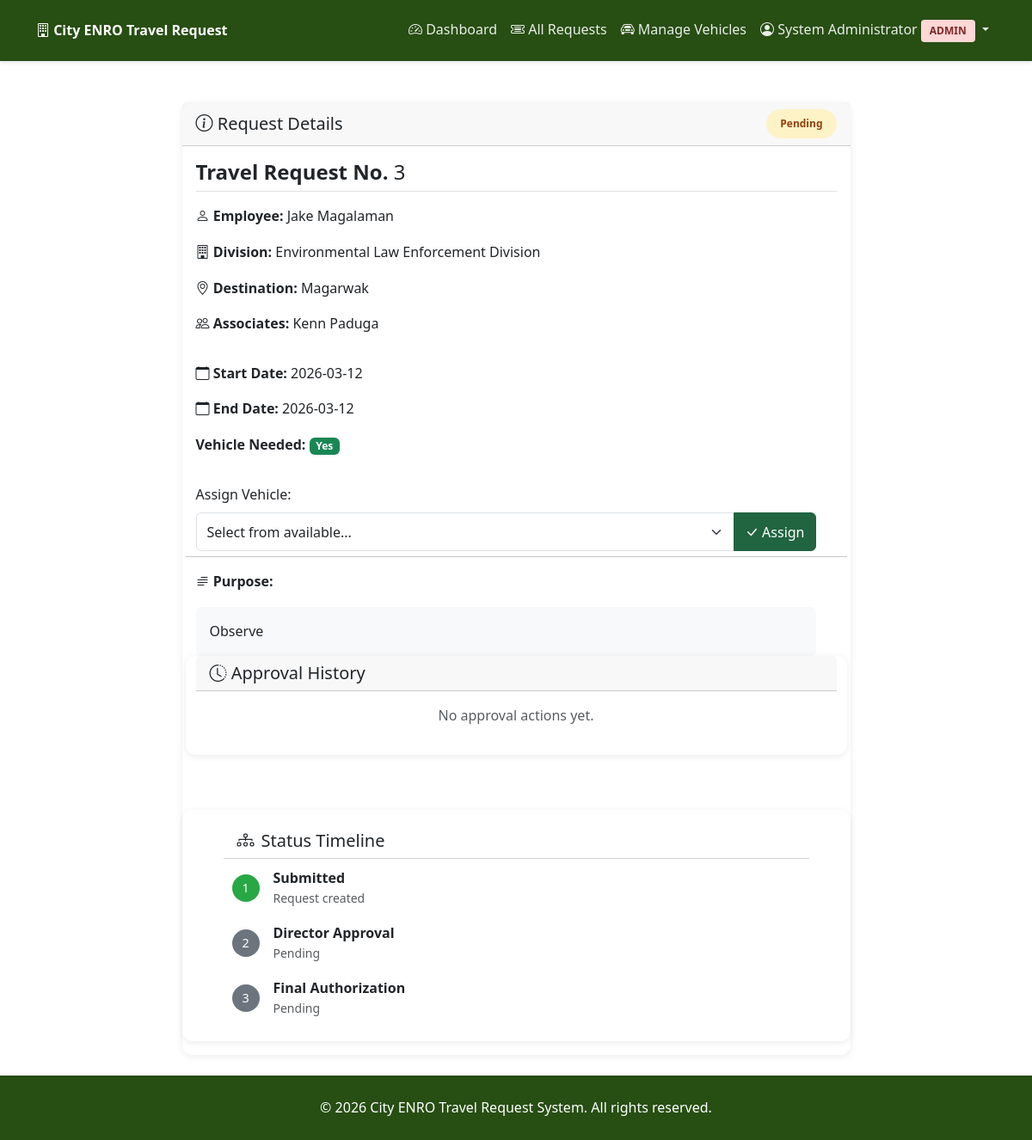
The app's page /tickets/3 (signed in), older data.
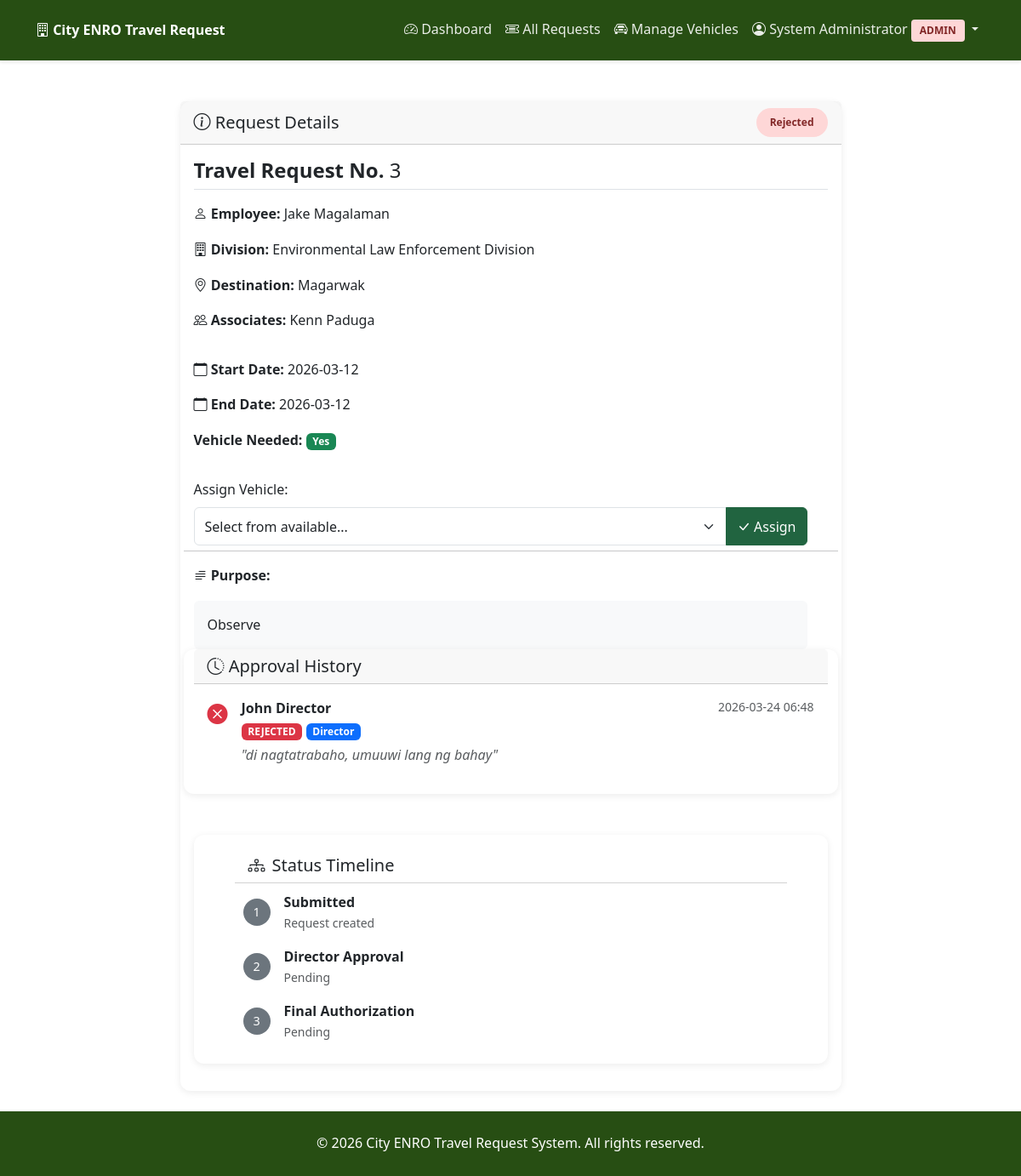
The same page, newer data.
### tables this page shows
CREATE TABLE tickets (
            id INTEGER PRIMARY KEY AUTOINCREMENT,
            user_id INTEGER NOT NULL,
            division_id INTEGER NOT NULL,
            destination VARCHAR(200) NOT NULL,
            purpose TEXT NOT NULL,
            associates TEXT,
            start_date DATE NOT NULL,
            end_date DATE NOT NULL,
            vehicle_needed VARCHAR(10) DEFAULT 'no',
            vehicle_assigned VARCHAR(100),
            status VARCHAR(50) DEFAULT 'pending',
            created_at TIMESTAMP DEFAULT CURRENT_TIMESTAMP,
            updated_at TIMESTAMP DEFAULT CURRENT_TIMESTAMP,
            FOREIGN KEY (user_id) REFERENCES users(id),
            FOREIGN KEY (division_id) REFERENCES divisions(id)
        );

CREATE TABLE users (
            id INTEGER PRIMARY KEY AUTOINCREMENT,
            username VARCHAR(50) UNIQUE NOT NULL,
            password VARCHAR(255) NOT NULL,
            role VARCHAR(50) NOT NULL,
            division_id INTEGER,
            full_name VARCHAR(100) NOT NULL,
            created_at TIMESTAMP DEFAULT CURRENT_TIMESTAMP,
            FOREIGN KEY (division_id) REFERENCES divisions(id)
        );

CREATE TABLE divisions (
            id INTEGER PRIMARY KEY AUTOINCREMENT,
            name VARCHAR(100) NOT NULL
        );

CREATE TABLE approvals (
            id INTEGER PRIMARY KEY AUTOINCREMENT,
            ticket_id INTEGER NOT NULL,
            approver_id INTEGER NOT NULL,
            level VARCHAR(50) NOT NULL,
            action VARCHAR(50) NOT NULL,
            comments TEXT,
            created_at TIMESTAMP DEFAULT CURRENT_TIMESTAMP,
            FOREIGN KEY (ticket_id) REFERENCES tickets(id),
            FOREIGN KEY (approver_id) REFERENCES users(id)
        );

### routes/tickets.py (the view, shortened to what this page needs)
@tickets_bp.route('/<int:ticket_id>')
def view(ticket_id):
    if not require_login():
        return redirect(url_for('auth.login'))
    db_type = get_db_type()
    try:
        conn = get_db_connection()
        cursor = conn.cursor()
        if db_type == 'sqlite':
            cursor.execute("""
                SELECT t.*, u.full_name as user_name, d.name as division_name,
                       v.name as vehicle_name, v.status as vehicle_status
                FROM tickets t
                JOIN users u ON t.user_id = u.id
                JOIN divisions d ON t.division_id = d.id
                LEFT JOIN vehicles v ON t.vehicle_assigned = v.name
                WHERE t.id = ?
            """, (ticket_id,))
        ticket = dict_from_row(cursor.fetchone()) if db_type == 'sqlite' else cursor.fetchone()
        if not ticket:
            flash('Ticket not found', 'danger')
            return redirect(url_for('main.dashboard'))
        if session.get('role') == 'employee' and ticket['user_id'] != session['user_id']:
            flash('Access denied', 'danger')
            return redirect(url_for('main.dashboard'))
        available_vehicles = get_available_vehicles() if session.get('role') == 'admin' else []
        if db_type == 'sqlite':
            cursor.execute("""
                SELECT a.*, u.full_name as approver_name
                FROM approvals a
                JOIN users u ON a.approver_id = u.id
                WHERE a.ticket_id = ?
                ORDER BY a.created_at ASC
            """, (ticket_id,))
        if db_type == 'sqlite':
            rows = cursor.fetchall()
            approvals = [dict_from_row(row) for row in rows]
        else:
            approvals = cursor.fetchall()
        conn.close()
        if ticket.get('start_date') and isinstance(ticket.get('start_date'), str):
            ticket['start_date'] = datetime.strptime(ticket['start_date'], '%Y-%m-%d').date()
        if ticket.get('end_date') and isinstance(ticket.get('end_date'), str):
            ticket['end_date'] = datetime.strptime(ticket['end_date'], '%Y-%m-%d').date()
        for approval in approvals:
            if approval.get('created_at') and isinstance(approval.get('created_at'), str):
                approval['created_at'] = datetime.strptime(approval['created_at'], '%Y-%m-%d %H:%M:%S')
    except Exception as e:
        flash(f'Error loading ticket: {str(e)}', 'danger')
        return redirect(url_for('main.dashboard'))
    return render_template('tickets/view.html', ticket=ticket, approvals=approvals, available_vehicles=available_vehicles)

### templates/tickets/view.html (shortened to what this page needs)
{% extends "base.html" %}
{% block content %}
<div class="container mx-auto px-4 px-lg-5">
<div class="row justify-content-center">
  <div class="col-lg-9 mx-auto">
        <div class="col-12">
        <div id="main-card" class="card mb-4">
<div class="card-header d-flex justify-content-between align-items-center">
                <h5 class="mb-0"><i class="bi bi-info-circle"></i> Request Details</h5>
                <span class="status-badge status-{{ ticket.status }}">
                    {{ ticket.status|replace('_', ' ')|title }}
                </span>
            </div>
            <div class="card-body">
<p class="h4 mb-3 border-bottom pb-2"><strong>Travel Request No.</strong> {{ ticket.id }}</p>
                <div class="row">
                    <div class="row mb-3">
                        <p><strong><i class="bi bi-person"></i> Employee:</strong> {{ ticket.user_name }}</p>
                        <p><strong><i class="bi bi-building"></i> Division:</strong> {{ ticket.division_name }}</p>
                        <p><strong><i class="bi bi-geo-alt"></i> Destination:</strong> {{ ticket.destination }}</p>
                        {% if ticket.associates %}
                        <p><strong><i class="bi bi-people"></i> Associates:</strong> {{ ticket.associates }}</p>
                        {% endif %}
                    </div>
                    <div class="row mb-3">
                        <p><strong><i class="bi bi-calendar"></i> Start Date:</strong> {{ ticket.start_date.strftime('%Y-%m-%d') if ticket.start_date else '-' }}</p>
                        <p><strong><i class="bi bi-calendar"></i> End Date:</strong> {{ ticket.end_date.strftime('%Y-%m-%d') if ticket.end_date else '-' }}</p>
                        <p><strong> Vehicle Needed:</strong>
                        {% if ticket.vehicle_needed == 'yes' %}
                        <span class="badge bg-success">Yes</span>
                        {% else %}
                        <span class="badge bg-secondary">No</span>
                        {% endif %}
                        </p>
                        {% if session.role == 'admin' and ticket.vehicle_needed == 'yes' %}
                        {% if ticket.vehicle_assigned %}
                        <div class="alert alert-info">
                            <strong>Assigned Vehicle:</strong> {{ ticket.vehicle_name or ticket.vehicle_assigned }}
                            {% if ticket.vehicle_status %}
                            <small>(Status: {{ ticket.vehicle_status }})</small>
                            {% endif %}
                            <form method="POST" action="{{ url_for('tickets.unassign_vehicle', ticket_id=ticket.id) }}" class="d-inline ms-3">
                                <input type="hidden" name="csrf_token" value="{{ csrf_token() }}">
                                <button type="button" class="btn btn-sm btn-outline-warning" data-bs-toggle="modal" data-bs-target="#reassignModal"
                                    data-ticket-id="{{ ticket.id }}"
                                    data-vehicle-name="{{ ticket.vehicle_name or ticket.vehicle_assigned }}"
                                    data-vehicle-status="{{ ticket.vehicle_status or 'assigned' }}">
                                    <i class="bi bi-arrow-repeat"></i> Reassign
                                </button>
                            </form>
                        {% if session.role == 'admin' and ticket.vehicle_needed == 'yes' and not ticket.vehicle_assigned %}
                        <div class="alert alert-info mt-3">
                            No vehicle assigned. <a href="#assignForm" class="alert-link">Assign now</a>
                        </div>
                        {% endif %}
                        {% else %}
                        <form method="POST" action="{{ url_for('tickets.assign_vehicle', ticket_id=ticket.id) }}" class="mt-3">
                            <label class="form-label">Assign Vehicle:</label>
                            <div class="input-group assign-vehicle">
                                <select class="form-select assign-vehicle" name="vehicle_assigned" required>
                                    <option value="">Select from available...</option>
                                </select>
                                <button type="submit" class="btn btn-primary">
                                    <i class="bi bi-check-lg"></i> Assign
                                </button>
                            </div>
                        </form>
                        {% endif %}
                        {% endif %}
                    </div>
                <hr>
                <div class="row">
                    <div class="col-12">
                        <p><strong><i class="bi bi-text-paragraph"></i> Purpose:</strong></p>
                        <div class="bg-light p-3 rounded">
                            {{ ticket.purpose }}
                        </div>
                </div>
        </div>
        <div class="card mb-4">
            <div class="card-header">
                <h5 class="mb-0"><i class="bi bi-clock-history"></i> Approval History</h5>
            </div>
            <div class="card-body">
                {% if approvals %}
                <div class="timeline">
                    {% for approval in approvals %}
                    <div class="timeline-item mb-3">
                        <div class="d-flex">
                            <div class="me-3">
                                {% if approval.action == 'approved' %}
                                <i class="bi bi-check-circle-fill text-success" style="font-size: 1.5rem;"></i>
                                {% else %}
                                <i class="bi bi-x-circle-fill text-danger" style="font-size: 1.5rem;"></i>
                                {% endif %}
                            </div>
                            <div class="flex-grow-1">
                                <div class="d-flex justify-content-between">
                                    <strong>{{ approval.approver_name }}</strong>
                                    <small class="text-muted">{{ approval.created_at.strftime('%Y-%m-%d %H:%M') if approval.created_at else '' }}</small>
                                </div>
                                <p class="mb-1">
                                    <span class="badge bg-{{ 'success' if approval.action == 'approved' else 'danger' }}">
                                        {{ approval.action|upper }}
                                    </span>
                                    <span class="badge bg-{{ 'primary' if approval.level == 'director' else 'info' }}">
                                        {{ approval.level|replace('_', ' ')|title }}
                                    </span>
                                </p>
                                {% if approval.comments %}
                                <p class="mb-0 text-muted"><em>"{{ approval.comments }}"</em></p>
                                {% endif %}
                            </div>
                    </div>
                    {% endfor %}
                </div>
                {% else %}
                <p class="text-muted text-center">No approval actions yet.</p>
                {% endif %}
            </div>
    </div>
  </div>
</div>
<div class="card status-timeline mt-4">
  <div class="card-header bg-transparent">
    <h5 class="mb-0 d-flex align-items-center gap-2"> <i class="bi bi-diagram-3"></i> Status Timeline </h5>
  </div>
            <div class="card-body">
        <div class="d-inline-block text-start">
            <div class="d-flex align-items-center mb-3">
                <div class="bg-{{ 'success' if ticket.status in ['pending', 'director_approved', 'approved'] else 'secondary' }} text-white rounded-circle d-flex align-items-center justify-content-center me-3" style="width: 32px; height: 32px; flex-shrink: 0;">
                1
                </div>
            <div class="text-nowrap">
                <div class="fw-bold">Submitted</div>
                <small class="text-muted d-block">Request created</small>
            </div>
        </div>
            <div class="d-flex align-items-center mb-3">
                <div class="bg-{{ 'success' if ticket.status in ['director_approved', 'approved'] else 'secondary' }} text-white rounded-circle d-flex align-items-center justify-content-center me-3" style="width: 32px; height: 32px; flex-shrink: 0;">
                2
                </div>
            <div class="text-nowrap">
                <div class="fw-bold">Director Approval</div>
                <small class="text-muted d-block">{{ 'Approved' if ticket.status in ['director_approved', 'approved'] else 'Pending' }}</small>
                </div>
            </div>
            <div class="d-flex align-items-center">
                <div class="bg-{{ 'success' if ticket.status == 'approved' else 'secondary' }} text-white rounded-circle d-flex align-items-center justify-content-center me-3" style="width: 32px; height: 32px; flex-shrink: 0;">
                3
                </div>
                <div class="text-nowrap">
                <div class="fw-bold">Final Authorization</div>
                <small class="text-muted d-block">{{ 'Approved' if ticket.status == 'approved' else 'Pending' }}</small>
            </div>
        </div> </div>
</div>
  </div>
</div>
</div>
{% endblock %}

Row changes from the older to the newer data that the page shows:
changed tickets "Magarwak": status "Pending" → "Rejected"
added approvals: approver_name "John Director", created_at "2026-03-24 06:48", action "REJECTED", level "Director", comments "di nagtatrabaho, umuuwi lang ng bahay"
Text that changed along with them:
text no longer shown: "No approval actions yet."
